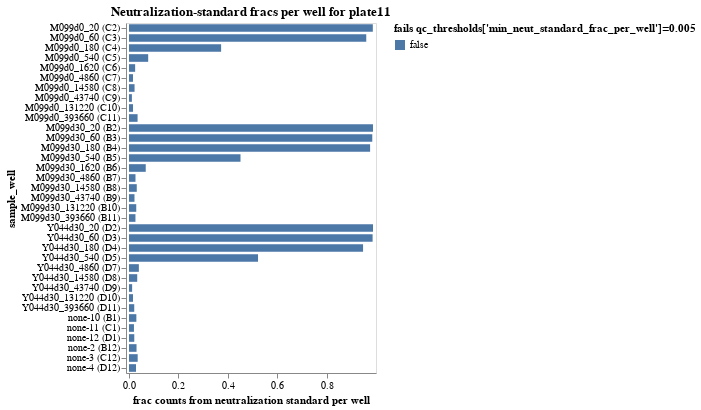

Here is the notebook cell this chart was saved with:
### Markdown cell above
## Fraction of counts from neutralization standard
Determine the fraction of counts from the neutralization standard in each sample, and make sure this fraction passess the QC threshold.

### Code cell
neut_standard_fracs = (
    counts.assign(
        neut_standard_count=lambda x: x["count"] * x["neut_standard"].astype(int)
    )
    .groupby(
        ["well", "serum_replicate", "sample_well"],
        dropna=False,
        as_index=False,
    )
    .aggregate(
        total_count=pd.NamedAgg("count", "sum"),
        neut_standard_count=pd.NamedAgg("neut_standard_count", "sum"),
    )
    .assign(
        neut_standard_frac=lambda x: x["neut_standard_count"] / x["total_count"],
        fails_qc=lambda x: (
            x["neut_standard_frac"] < qc_thresholds['min_neut_standard_frac_per_well']
        ),
    )
)

neut_standard_fracs_chart = (
    alt.Chart(neut_standard_fracs)
    .add_params(serum_selection)
    .transform_filter(serum_selection)
    .encode(
        alt.X(
            "neut_standard_frac",
            title="frac counts from neutralization standard per well",
            scale=alt.Scale(nice=False, padding=3),
        ),
        alt.Y("sample_well", sort=sample_wells),
        alt.Color(
            "fails_qc",
            title=f"fails {qc_thresholds['min_neut_standard_frac_per_well']=}",
            legend=alt.Legend(titleLimit=500),
        ),
        tooltip=[
            alt.Tooltip(c, format=".3g") if neut_standard_fracs[c].dtype == float else c
            for c in neut_standard_fracs.columns
        ],
    )
    .mark_bar(height={"band": 0.85})
    .properties(
        height=alt.Step(10),
        width=250,
        title=f"Neutralization-standard fracs per well for {plate}",
    )
    .configure_axis(grid=False)
    .configure_legend(titleLimit=1000)
)

display(neut_standard_fracs_chart)

# drop wells failing QC
min_neut_standard_frac_per_well_drops = list(neut_standard_fracs.query("fails_qc")["well"])
print(
    f"\nDropping {len(min_neut_standard_frac_per_well_drops)} wells for failing "
    f"{qc_thresholds['min_neut_standard_frac_per_well']=}: "
    + str(min_neut_standard_frac_per_well_drops)
)
qc_drops["wells"].update(
    {w: "min_neut_standard_frac_per_well" for w in min_neut_standard_frac_per_well_drops}
)
counts = counts[~counts["well"].isin(qc_drops["wells"])]

### Figure 1 — Vega-Lite specification as saved in the notebook (floating-point values rounded to 4 significant figures; data arrays with more than 128 entries replaced by an {"elided": "..."} marker saying what was removed)
{"config": {"view": {"continuousWidth": 300, "continuousHeight": 300}, "axis": {"grid": false}, "legend": {"titleLimit": 1000}}, "data": {"name": "data-70e4cd7f640838c9f96a36547235cb0a"}, "mark": {"type": "bar", "height": {"band": 0.85}}, "encoding": {"color": {"field": "fails_qc", "legend": {"titleLimit": 500}, "title": "fails qc_thresholds['min_neut_standard_frac_per_well']=0.005", "type": "nominal"}, "tooltip": [{"field": "well", "type": "nominal"}, {"field": "serum_replicate", "type": "nominal"}, {"field": "sample_well", "type": "nominal"}, {"field": "total_count", "type": "quantitative"}, {"field": "neut_standard_count", "type": "quantitative"}, {"field": "neut_standard_frac", "format": ".3g", "type": "quantitative"}, {"field": "fails_qc", "type": "nominal"}], "x": {"field": "neut_standard_frac", "scale": {"nice": false, "padding": 3}, "title": "frac counts from neutralization standard per well", "type": "quantitative"}, "y": {"field": "sample_well", "sort": {"elided": "144 str values"}, "type": "nominal"}}, "height": {"step": 10}, "params": [{"name": "param_9", "select": {"type": "point", "fields": ["serum_replicate"]}, "bind": {"input": "select", "options": [null, "M099d0", "M099d30", "Y044d30", "none-10", "none-11", "none-12", "none-2", "none-3", "none-4"], "labels": ["all", "M099d0", "M099d30", "Y044d30", "none-10", "none-11", "none-12", "none-2", "none-3", "none-4"], "name": "serum"}}], "title": "Neutralization-standard fracs per well for plate11", "transform": [{"filter": {"param": "param_9"}}], "width": 250, "$schema": "https://vega.github.io/schema/vega-lite/v5.16.3.json", "datasets": {"data-70e4cd7f640838c9f96a36547235cb0a": [{"well": "B1", "serum_replicate": "none-10", "sample_well": "none-10 (B1)", "total_count": 38187, "neut_standard_count": 1135, "neut_standard_frac": 0.02972, "fails_qc": false}, {"well": "B10", "serum_replicate": "M099d30", "sample_well": "M099d30_131220 (B10)", "total_count": 37998, "neut_standard_count": 1114, "neut_standard_frac": 0.02932, "fails_qc": false}, {"well": "B11", "serum_replicate": "M099d30", "sample_well": "M099d30_393660 (B11)", "total_count": 38758, "neut_standard_count": 1012, "neut_standard_frac": 0.02611, "fails_qc": false}, {"well": "B12", "serum_replicate": "none-2", "sample_well": "none-2 (B12)", "total_count": 37756, "neut_standard_count": 1150, "neut_standard_frac": 0.03046, "fails_qc": false}, {"well": "B2", "serum_replicate": "M099d30", "sample_well": "M099d30_20 (B2)", "total_count": 40829, "neut_standard_count": 40260, "neut_standard_frac": 0.9861, "fails_qc": false}, {"well": "B3", "serum_replicate": "M099d30", "sample_well": "M099d30_60 (B3)", "total_count": 40956, "neut_standard_count": 40267, "neut_standard_frac": 0.9832, "fails_qc": false}, {"well": "B4", "serum_replicate": "M099d30", "sample_well": "M099d30_180 (B4)", "total_count": 41677, "neut_standard_count": 40612, "neut_standard_frac": 0.9744, "fails_qc": false}, {"well": "B5", "serum_replicate": "M099d30", "sample_well": "M099d30_540 (B5)", "total_count": 35899, "neut_standard_count": 16177, "neut_standard_frac": 0.4506, "fails_qc": false}, {"well": "B6", "serum_replicate": "M099d30", "sample_well": "M099d30_1620 (B6)", "total_count": 34970, "neut_standard_count": 2366, "neut_standard_frac": 0.06766, "fails_qc": false}, {"well": "B7", "serum_replicate": "M099d30", "sample_well": "M099d30_4860 (B7)", "total_count": 38189, "neut_standard_count": 1003, "neut_standard_frac": 0.02626, "fails_qc": false}, {"well": "B8", "serum_replicate": "M099d30", "sample_well": "M099d30_14580 (B8)", "total_count": 38478, "neut_standard_count": 1207, "neut_standard_frac": 0.03137, "fails_qc": false}, {"well": "B9", "serum_replicate": "M099d30", "sample_well": "M099d30_43740 (B9)", "total_count": 37189, "neut_standard_count": 825, "neut_standard_frac": 0.02218, "fails_qc": false}, {"well": "C1", "serum_replicate": "none-11", "sample_well": "none-11 (C1)", "total_count": 38228, "neut_standard_count": 767, "neut_standard_frac": 0.02006, "fails_qc": false}, {"well": "C10", "serum_replicate": "M099d0", "sample_well": "M099d0_131220 (C10)", "total_count": 37793, "neut_standard_count": 616, "neut_standard_frac": 0.0163, "fails_qc": false}, {"well": "C11", "serum_replicate": "M099d0", "sample_well": "M099d0_393660 (C11)", "total_count": 38716, "neut_standard_count": 1343, "neut_standard_frac": 0.03469, "fails_qc": false}, {"well": "C12", "serum_replicate": "none-3", "sample_well": "none-3 (C12)", "total_count": 37828, "neut_standard_count": 1327, "neut_standard_frac": 0.03508, "fails_qc": false}, {"well": "C2", "serum_replicate": "M099d0", "sample_well": "M099d0_20 (C2)", "total_count": 40558, "neut_standard_count": 39966, "neut_standard_frac": 0.9854, "fails_qc": false}, {"well": "C3", "serum_replicate": "M099d0", "sample_well": "M099d0_60 (C3)", "total_count": 40701, "neut_standard_count": 39026, "neut_standard_frac": 0.9588, "fails_qc": false}, {"well": "C4", "serum_replicate": "M099d0", "sample_well": "M099d0_180 (C4)", "total_count": 39092, "neut_standard_count": 14554, "neut_standard_frac": 0.3723, "fails_qc": false}, {"well": "C5", "serum_replicate": "M099d0", "sample_well": "M099d0_540 (C5)", "total_count": 38873, "neut_standard_count": 3015, "neut_standard_frac": 0.07756, "fails_qc": false}, {"well": "C6", "serum_replicate": "M099d0", "sample_well": "M099d0_1620 (C6)", "total_count": 37799, "neut_standard_count": 939, "neut_standard_frac": 0.02484, "fails_qc": false}, {"well": "C7", "serum_replicate": "M099d0", "sample_well": "M099d0_4860 (C7)", "total_count": 37649, "neut_standard_count": 605, "neut_standard_frac": 0.01607, "fails_qc": false}, {"well": "C8", "serum_replicate": "M099d0", "sample_well": "M099d0_14580 (C8)", "total_count": 38288, "neut_standard_count": 861, "neut_standard_frac": 0.02249, "fails_qc": false}, {"well": "C9", "serum_replicate": "M099d0", "sample_well": "M099d0_43740 (C9)", "total_count": 37504, "neut_standard_count": 439, "neut_standard_frac": 0.01171, "fails_qc": false}, {"well": "D1", "serum_replicate": "none-12", "sample_well": "none-12 (D1)", "total_count": 37911, "neut_standard_count": 809, "neut_standard_frac": 0.02134, "fails_qc": false}, {"well": "D10", "serum_replicate": "Y044d30", "sample_well": "Y044d30_131220 (D10)", "total_count": 37412, "neut_standard_count": 606, "neut_standard_frac": 0.0162, "fails_qc": false}, {"well": "D11", "serum_replicate": "Y044d30", "sample_well": "Y044d30_393660 (D11)", "total_count": 37989, "neut_standard_count": 805, "neut_standard_frac": 0.02119, "fails_qc": false}, {"well": "D12", "serum_replicate": "none-4", "sample_well": "none-4 (D12)", "total_count": 38369, "neut_standard_count": 1087, "neut_standard_frac": 0.02833, "fails_qc": false}, {"well": "D2", "serum_replicate": "Y044d30", "sample_well": "Y044d30_20 (D2)", "total_count": 41659, "neut_standard_count": 41081, "neut_standard_frac": 0.9861, "fails_qc": false}, {"well": "D3", "serum_replicate": "Y044d30", "sample_well": "Y044d30_60 (D3)", "total_count": 40396, "neut_standard_count": 39771, "neut_standard_frac": 0.9845, "fails_qc": false}, {"well": "D4", "serum_replicate": "Y044d30", "sample_well": "Y044d30_180 (D4)", "total_count": 40797, "neut_standard_count": 38592, "neut_standard_frac": 0.946, "fails_qc": false}, {"well": "D5", "serum_replicate": "Y044d30", "sample_well": "Y044d30_540 (D5)", "total_count": 34315, "neut_standard_count": 17896, "neut_standard_frac": 0.5215, "fails_qc": false}, {"well": "D7", "serum_replicate": "Y044d30", "sample_well": "Y044d30_4860 (D7)", "total_count": 35386, "neut_standard_count": 1410, "neut_standard_frac": 0.03985, "fails_qc": false}, {"well": "D8", "serum_replicate": "Y044d30", "sample_well": "Y044d30_14580 (D8)", "total_count": 35997, "neut_standard_count": 1197, "neut_standard_frac": 0.03325, "fails_qc": false}, {"well": "D9", "serum_replicate": "Y044d30", "sample_well": "Y044d30_43740 (D9)", "total_count": 38052, "neut_standard_count": 482, "neut_standard_frac": 0.01267, "fails_qc": false}]}}
